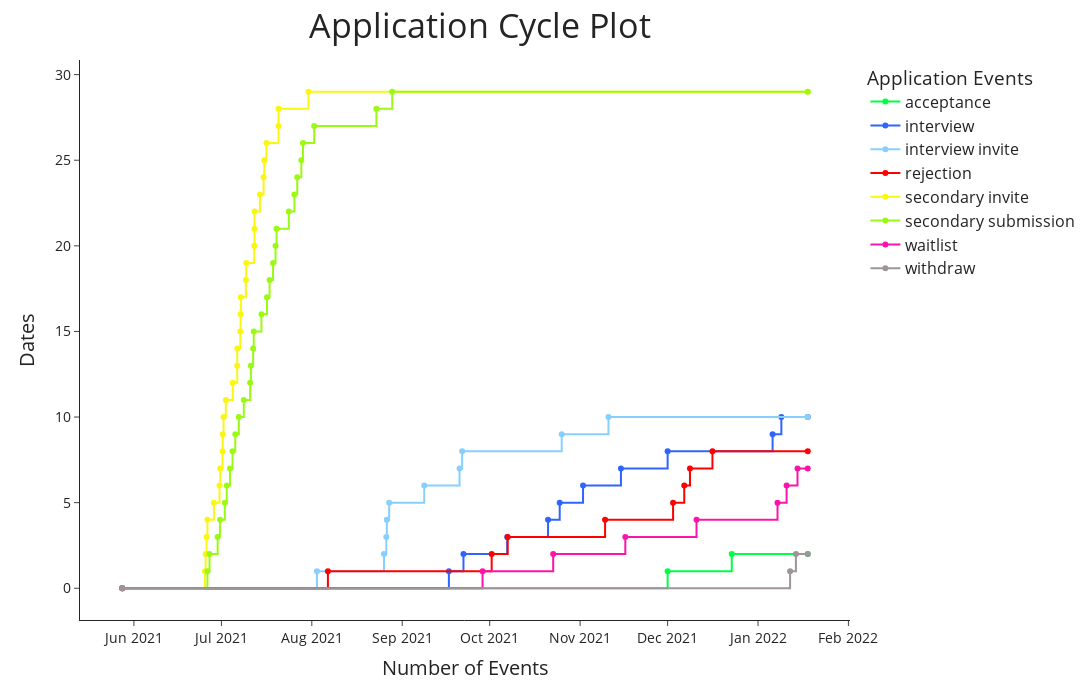

The cell this chart's notebook holds for it:
### Code cell
# Plotting the figure
fig = px.line(dan_sort2, x="Dates", y="tracker", color="Actions", 
              hover_data=["schools", "Actions", "Dates"], markers=True, line_shape="hv", color_discrete_map=color_map,
              template=response_answer, width=1200, height=700)
# Updating the figure with title + axes + legend labels, font sizes for the title + x, y ticks + legend size, and x, y axes labels.  Then centering the title.
fig.update_layout(title="Application Cycle Plot",
                 xaxis_title="Number of Events",
                 yaxis_title="Dates",
                 legend_title="Application Events",
                 font=dict(size=24))
fig.update_layout(yaxis=dict(tickfont=dict(size=14)), xaxis=dict(tickfont=dict(size=14)))
fig.update_layout(legend=dict(font=dict(size=16)))
fig.update_xaxes(title_font=dict(size=20))
fig.update_yaxes(title_font=dict(size=20))
fig.update_layout(title={'text': "Application Cycle Plot", 'y':0.98, 'x':0.44, 'xanchor': 'center', 'yanchor': 'top'})
fig.show()

### Figure 1 — Plotly figure (JSON) as saved in the notebook; plotly's stock layout.template omitted (floating-point values rounded to 4 significant figures)
{"data": [{"customdata": [["Start", "acceptance"], ["University of Iowa", "acceptance"], ["Baylor", "acceptance"], ["End", "acceptance"], ["Harvard", "acceptance"], ["University of Washington", "acceptance"], ["Duke", "acceptance"], ["UC San Diego", "acceptance"], ["Stanford", "acceptance"], ["UCSF", "acceptance"], ["University of Michigan", "acceptance"], ["Vanderbilt", "acceptance"], ["University of North Carolina", "acceptance"], ["UCLA", "acceptance"], ["University of Pennsylvania", "acceptance"], ["Weill Cornell Tri-I", "acceptance"], ["Northwestern", "acceptance"], ["New York University", "acceptance"], ["Columbia", "acceptance"], ["Johns Hopkins University", "acceptance"], ["Washington University in St. Louis", "acceptance"], ["Yale", "acceptance"], ["Case Western Reserve University", "acceptance"], ["Oregon Health and Science University", "acceptance"], ["UC Irvine", "acceptance"], ["University of Utah", "acceptance"], ["UT Southwestern", "acceptance"], ["University of Wisconsin", "acceptance"], ["Stony Brook", "acceptance"], ["University of Pittsburgh", "acceptance"], ["University of Colorado", "acceptance"]], "hovertemplate": "Actions=%{customdata[1]}<br>Dates=%{x}<br>tracker=%{y}<br>schools=%{customdata[0]}<extra></extra>", "legendgroup": "acceptance", "line": {"color": "#00ff44", "dash": "solid", "shape": "hv"}, "marker": {"symbol": "circle"}, "mode": "lines+markers", "name": "acceptance", "orientation": "v", "showlegend": true, "type": "scatter", "x": ["2021-05-28T00:00:00", "2021-12-01T00:00:00", "2021-12-23T00:00:00", "2022-01-18T01:16:17", null, null, null, null, null, null, null, null, null, null, null, null, null, null, null, null, null, null, null, null, null, null, null, null, null, null, null], "xaxis": "x", "y": [0, 1, 2, 2, 2, 2, 2, 2, 2, 2, 2, 2, 2, 2, 2, 2, 2, 2, 2, 2, 2, 2, 2, 2, 2, 2, 2, 2, 2, 2, 2], "yaxis": "y"}, {"customdata": [["Start", "interview"], ["UT Southwestern", "interview"], ["Northwestern", "interview"], ["Vanderbilt", "interview"], ["Baylor", "interview"], ["Oregon Health and Science University", "interview"], ["University of Iowa", "interview"], ["UC Irvine", "interview"], ["Case Western Reserve University", "interview"], ["University of Washington", "interview"], ["University of North Carolina", "interview"], ["End", "interview"], ["Harvard", "interview"], ["Duke", "interview"], ["UC San Diego", "interview"], ["Stanford", "interview"], ["UCSF", "interview"], ["University of Michigan", "interview"], ["UCLA", "interview"], ["University of Pennsylvania", "interview"], ["Weill Cornell Tri-I", "interview"], ["New York University", "interview"], ["Columbia", "interview"], ["Johns Hopkins University", "interview"], ["Washington University in St. Louis", "interview"], ["Yale", "interview"], ["University of Utah", "interview"], ["University of Wisconsin", "interview"], ["Stony Brook", "interview"], ["University of Pittsburgh", "interview"], ["University of Colorado", "interview"]], "hovertemplate": "Actions=%{customdata[1]}<br>Dates=%{x}<br>tracker=%{y}<br>schools=%{customdata[0]}<extra></extra>", "legendgroup": "interview", "line": {"color": "#3064ff", "dash": "solid", "shape": "hv"}, "marker": {"symbol": "circle"}, "mode": "lines+markers", "name": "interview", "orientation": "v", "showlegend": true, "type": "scatter", "x": ["2021-05-28T00:00:00", "2021-09-17T00:00:00", "2021-09-22T00:00:00", "2021-10-07T00:00:00", "2021-10-21T00:00:00", "2021-10-25T00:00:00", "2021-11-02T00:00:00", "2021-11-15T00:00:00", "2021-12-01T00:00:00", "2022-01-06T00:00:00", "2022-01-09T00:00:00", "2022-01-18T01:16:17", null, null, null, null, null, null, null, null, null, null, null, null, null, null, null, null, null, null, null], "xaxis": "x", "y": [0, 1, 2, 3, 4, 5, 6, 7, 8, 9, 10, 10, 10, 10, 10, 10, 10, 10, 10, 10, 10, 10, 10, 10, 10, 10, 10, 10, 10, 10, 10], "yaxis": "y"}, {"customdata": [["Start", "interview invite"], ["University of Washington", "interview invite"], ["Northwestern", "interview invite"], ["Case Western Reserve University", "interview invite"], ["UT Southwestern", "interview invite"], ["Vanderbilt", "interview invite"], ["University of Iowa", "interview invite"], ["Oregon Health and Science University", "interview invite"], ["Baylor", "interview invite"], ["UC Irvine", "interview invite"], ["University of North Carolina", "interview invite"], ["End", "interview invite"], ["Harvard", "interview invite"], ["Duke", "interview invite"], ["UC San Diego", "interview invite"], ["Stanford", "interview invite"], ["UCSF", "interview invite"], ["University of Michigan", "interview invite"], ["UCLA", "interview invite"], ["University of Pennsylvania", "interview invite"], ["Weill Cornell Tri-I", "interview invite"], ["New York University", "interview invite"], ["Columbia", "interview invite"], ["Johns Hopkins University", "interview invite"], ["Washington University in St. Louis", "interview invite"], ["Yale", "interview invite"], ["University of Utah", "interview invite"], ["University of Wisconsin", "interview invite"], ["Stony Brook", "interview invite"], ["University of Pittsburgh", "interview invite"], ["University of Colorado", "interview invite"]], "hovertemplate": "Actions=%{customdata[1]}<br>Dates=%{x}<br>tracker=%{y}<br>schools=%{customdata[0]}<extra></extra>", "legendgroup": "interview invite", "line": {"color": "#87cfff", "dash": "solid", "shape": "hv"}, "marker": {"symbol": "circle"}, "mode": "lines+markers", "name": "interview invite", "orientation": "v", "showlegend": true, "type": "scatter", "x": ["2021-05-28T00:00:00", "2021-08-02T18:02:00", "2021-08-25T18:01:00", "2021-08-26T13:03:00", "2021-08-26T17:14:00", "2021-08-27T12:34:00", "2021-09-08T13:10:00", "2021-09-20T15:44:00", "2021-09-21T13:36:00", "2021-10-25T16:29:00", "2021-11-10T17:18:00", "2022-01-18T01:16:17", null, null, null, null, null, null, null, null, null, null, null, null, null, null, null, null, null, null, null], "xaxis": "x", "y": [0, 1, 2, 3, 4, 5, 6, 7, 8, 9, 10, 10, 10, 10, 10, 10, 10, 10, 10, 10, 10, 10, 10, 10, 10, 10, 10, 10, 10, 10, 10], "yaxis": "y"}, {"customdata": [["Start", "rejection"], ["Weill Cornell Tri-I", "rejection"], ["University of Pittsburgh", "rejection"], ["Stanford", "rejection"], ["Johns Hopkins University", "rejection"], ["UCSF", "rejection"], ["Washington University in St. Louis", "rejection"], ["New York University", "rejection"], ["Yale", "rejection"], ["End", "rejection"], ["Harvard", "rejection"], ["University of Washington", "rejection"], ["Duke", "rejection"], ["UC San Diego", "rejection"], ["University of Michigan", "rejection"], ["Vanderbilt", "rejection"], ["Baylor", "rejection"], ["University of North Carolina", "rejection"], ["UCLA", "rejection"], ["University of Pennsylvania", "rejection"], ["Northwestern", "rejection"], ["Columbia", "rejection"], ["Case Western Reserve University", "rejection"], ["Oregon Health and Science University", "rejection"], ["UC Irvine", "rejection"], ["University of Utah", "rejection"], ["UT Southwestern", "rejection"], ["University of Wisconsin", "rejection"], ["Stony Brook", "rejection"], ["University of Iowa", "rejection"], ["University of Colorado", "rejection"]], "hovertemplate": "Actions=%{customdata[1]}<br>Dates=%{x}<br>tracker=%{y}<br>schools=%{customdata[0]}<extra></extra>", "legendgroup": "rejection", "line": {"color": "#ff0000", "dash": "solid", "shape": "hv"}, "marker": {"symbol": "circle"}, "mode": "lines+markers", "name": "rejection", "orientation": "v", "showlegend": true, "type": "scatter", "x": ["2021-05-28T00:00:00", "2021-08-06T12:26:00", "2021-10-01T16:06:00", "2021-10-07T04:00:00", "2021-11-09T13:27:00", "2021-12-02T21:01:00", "2021-12-06T16:57:00", "2021-12-08T16:03:00", "2021-12-16T08:57:00", "2022-01-18T01:16:17", null, null, null, null, null, null, null, null, null, null, null, null, null, null, null, null, null, null, null, null, null], "xaxis": "x", "y": [0, 1, 2, 3, 4, 5, 6, 7, 8, 8, 8, 8, 8, 8, 8, 8, 8, 8, 8, 8, 8, 8, 8, 8, 8, 8, 8, 8, 8, 8, 8], "yaxis": "y"}, {"customdata": [["Start", "secondary invite"], ["University of Michigan", "secondary invite"], ["New York University", "secondary invite"], ["University of Pennsylvania", "secondary invite"], ["UT Southwestern", "secondary invite"], ["Johns Hopkins University", "secondary invite"], ["Stony Brook", "secondary invite"], ["UC San Diego", "secondary invite"], ["University of Pittsburgh", "secondary invite"], ["Baylor", "secondary invite"], ["Washington University in St. Louis", "secondary invite"], ["Stanford", "secondary invite"], ["Columbia", "secondary invite"], ["University of Iowa", "secondary invite"], ["Harvard", "secondary invite"], ["Weill Cornell Tri-I", "secondary invite"], ["Vanderbilt", "secondary invite"], ["Oregon Health and Science University", "secondary invite"], ["Case Western Reserve University", "secondary invite"], ["University of North Carolina", "secondary invite"], ["UCLA", "secondary invite"], ["University of Washington", "secondary invite"], ["Yale", "secondary invite"], ["UC Irvine", "secondary invite"], ["Duke", "secondary invite"], ["University of Utah", "secondary invite"], ["Northwestern", "secondary invite"], ["University of Wisconsin", "secondary invite"], ["University of Colorado", "secondary invite"], ["UCSF", "secondary invite"], ["End", "secondary invite"]], "hovertemplate": "Actions=%{customdata[1]}<br>Dates=%{x}<br>tracker=%{y}<br>schools=%{customdata[0]}<extra></extra>", "legendgroup": "secondary invite", "line": {"color": "#faf614", "dash": "solid", "shape": "hv"}, "marker": {"symbol": "circle"}, "mode": "lines+markers", "name": "secondary invite", "orientation": "v", "showlegend": true, "type": "scatter", "x": ["2021-05-28T00:00:00", "2021-06-25T08:52:00", "2021-06-25T14:24:00", "2021-06-25T22:01:00", "2021-06-26T05:01:00", "2021-06-28T10:10:00", "2021-06-30T08:34:00", "2021-06-30T14:58:00", "2021-07-01T10:03:00", "2021-07-01T11:10:00", "2021-07-01T17:42:00", "2021-07-02T12:10:00", "2021-07-04T21:18:00", "2021-07-06T10:14:00", "2021-07-06T10:25:00", "2021-07-07T11:46:00", "2021-07-07T14:07:00", "2021-07-07T15:48:00", "2021-07-09T09:15:00", "2021-07-09T12:53:00", "2021-07-12T06:00:00", "2021-07-12T08:33:00", "2021-07-12T08:54:00", "2021-07-14T05:00:00", "2021-07-15T11:08:00", "2021-07-15T17:08:00", "2021-07-16T10:44:00", "2021-07-20T14:21:00", "2021-07-20T14:39:00", "2021-07-30T20:19:00", "2022-01-18T01:16:17"], "xaxis": "x", "y": [0, 1, 2, 3, 4, 5, 6, 7, 8, 9, 10, 11, 12, 13, 14, 15, 16, 17, 18, 19, 20, 21, 22, 23, 24, 25, 26, 27, 28, 29, 29], "yaxis": "y"}, {"customdata": [["Start", "secondary submission"], ["University of Michigan", "secondary submission"], ["UT Southwestern", "secondary submission"], ["New York University", "secondary submission"], ["University of Pennsylvania", "secondary submission"], ["Johns Hopkins University", "secondary submission"], ["Stony Brook", "secondary submission"], ["Baylor", "secondary submission"], ["Washington University in St. Louis", "secondary submission"], ["University of Pittsburgh", "secondary submission"], ["UC San Diego", "secondary submission"], ["Stanford", "secondary submission"], ["Columbia", "secondary submission"], ["University of Iowa", "secondary submission"], ["Harvard", "secondary submission"], ["Weill Cornell Tri-I", "secondary submission"], ["Vanderbilt", "secondary submission"], ["Case Western Reserve University", "secondary submission"], ["University of North Carolina", "secondary submission"], ["Oregon Health and Science University", "secondary submission"], ["University of Washington", "secondary submission"], ["Northwestern", "secondary submission"], ["Duke", "secondary submission"], ["Yale", "secondary submission"], ["UCLA", "secondary submission"], ["UC Irvine", "secondary submission"], ["University of Utah", "secondary submission"], ["University of Colorado", "secondary submission"], ["University of Wisconsin", "secondary submission"], ["UCSF", "secondary submission"], ["End", "secondary submission"]], "hovertemplate": "Actions=%{customdata[1]}<br>Dates=%{x}<br>tracker=%{y}<br>schools=%{customdata[0]}<extra></extra>", "legendgroup": "secondary submission", "line": {"color": "#9afa14", "dash": "solid", "shape": "hv"}, "marker": {"symbol": "circle"}, "mode": "lines+markers", "name": "secondary submission", "orientation": "v", "showlegend": true, "type": "scatter", "x": ["2021-05-28T00:00:00", "2021-06-26T05:10:00", "2021-06-26T22:13:00", "2021-06-29T17:11:00", "2021-06-30T12:12:00", "2021-07-02T03:54:00", "2021-07-02T20:07:00", "2021-07-03T22:30:00", "2021-07-04T19:27:00", "2021-07-05T18:31:00", "2021-07-06T23:33:00", "2021-07-08T16:15:00", "2021-07-10T20:20:00", "2021-07-11T02:30:00", "2021-07-11T21:15:00", "2021-07-12T01:55:00", "2021-07-14T17:29:00", "2021-07-16T14:55:00", "2021-07-17T12:28:00", "2021-07-18T17:11:00", "2021-07-19T13:27:00", "2021-07-19T21:57:00", "2021-07-24T02:37:00", "2021-07-26T00:44:00", "2021-07-26T23:53:00", "2021-07-28T09:40:00", "2021-07-28T23:20:00", "2021-08-01T19:26:00", "2021-08-23T03:17:00", "2021-08-28T13:38:00", "2022-01-18T01:16:17"], "xaxis": "x", "y": [0, 1, 2, 3, 4, 5, 6, 7, 8, 9, 10, 11, 12, 13, 14, 15, 16, 17, 18, 19, 20, 21, 22, 23, 24, 25, 26, 27, 28, 29, 29], "yaxis": "y"}, {"customdata": [["Start", "waitlist"], ["University of Colorado", "waitlist"], ["Northwestern", "waitlist"], ["Oregon Health and Science University", "waitlist"], ["UC Irvine", "waitlist"], ["Vanderbilt", "waitlist"], ["University of Washington", "waitlist"], ["Case Western Reserve University", "waitlist"], ["End", "waitlist"], ["Harvard", "waitlist"], ["Duke", "waitlist"], ["UC San Diego", "waitlist"], ["Stanford", "waitlist"], ["UCSF", "waitlist"], ["University of Michigan", "waitlist"], ["Baylor", "waitlist"], ["University of North Carolina", "waitlist"], ["UCLA", "waitlist"], ["University of Pennsylvania", "waitlist"], ["Weill Cornell Tri-I", "waitlist"], ["New York University", "waitlist"], ["Columbia", "waitlist"], ["Johns Hopkins University", "waitlist"], ["Washington University in St. Louis", "waitlist"], ["Yale", "waitlist"], ["University of Utah", "waitlist"], ["UT Southwestern", "waitlist"], ["University of Wisconsin", "waitlist"], ["Stony Brook", "waitlist"], ["University of Pittsburgh", "waitlist"], ["University of Iowa", "waitlist"]], "hovertemplate": "Actions=%{customdata[1]}<br>Dates=%{x}<br>tracker=%{y}<br>schools=%{customdata[0]}<extra></extra>", "legendgroup": "waitlist", "line": {"color": "#fa14aa", "dash": "solid", "shape": "hv"}, "marker": {"symbol": "circle"}, "mode": "lines+markers", "name": "waitlist", "orientation": "v", "showlegend": true, "type": "scatter", "x": ["2021-05-28T00:00:00", "2021-09-28T13:01:00", "2021-10-22T18:23:00", "2021-11-16T12:00:00", "2021-12-10T21:49:00", "2022-01-07T16:28:00", "2022-01-10T19:08:00", "2022-01-14T12:54:00", "2022-01-18T01:16:17", null, null, null, null, null, null, null, null, null, null, null, null, null, null, null, null, null, null, null, null, null, null], "xaxis": "x", "y": [0, 1, 2, 3, 4, 5, 6, 7, 7, 7, 7, 7, 7, 7, 7, 7, 7, 7, 7, 7, 7, 7, 7, 7, 7, 7, 7, 7, 7, 7, 7], "yaxis": "y"}, {"customdata": [["Start", "withdraw"], ["Stony Brook", "withdraw"], ["University of Colorado", "withdraw"], ["End", "withdraw"], ["Harvard", "withdraw"], ["University of Washington", "withdraw"], ["Duke", "withdraw"], ["UC San Diego", "withdraw"], ["Stanford", "withdraw"], ["UCSF", "withdraw"], ["University of Michigan", "withdraw"], ["Vanderbilt", "withdraw"], ["Baylor", "withdraw"], ["University of North Carolina", "withdraw"], ["UCLA", "withdraw"], ["University of Pennsylvania", "withdraw"], ["Weill Cornell Tri-I", "withdraw"], ["Northwestern", "withdraw"], ["New York University", "withdraw"], ["Columbia", "withdraw"], ["Johns Hopkins University", "withdraw"], ["Washington University in St. Louis", "withdraw"], ["Yale", "withdraw"], ["Case Western Reserve University", "withdraw"], ["Oregon Health and Science University", "withdraw"], ["UC Irvine", "withdraw"], ["University of Utah", "withdraw"], ["UT Southwestern", "withdraw"], ["University of Wisconsin", "withdraw"], ["University of Pittsburgh", "withdraw"], ["University of Iowa", "withdraw"]], "hovertemplate": "Actions=%{customdata[1]}<br>Dates=%{x}<br>tracker=%{y}<br>schools=%{customdata[0]}<extra></extra>", "legendgroup": "withdraw", "line": {"color": "#9e959b", "dash": "solid", "shape": "hv"}, "marker": {"symbol": "circle"}, "mode": "lines+markers", "name": "withdraw", "orientation": "v", "showlegend": true, "type": "scatter", "x": ["2021-05-28T00:00:00", "2022-01-12T00:00:00", "2022-01-14T00:00:00", "2022-01-18T01:16:17", null, null, null, null, null, null, null, null, null, null, null, null, null, null, null, null, null, null, null, null, null, null, null, null, null, null, null], "xaxis": "x", "y": [0, 1, 2, 2, 2, 2, 2, 2, 2, 2, 2, 2, 2, 2, 2, 2, 2, 2, 2, 2, 2, 2, 2, 2, 2, 2, 2, 2, 2, 2, 2], "yaxis": "y"}], "layout": {"font": {"size": 24}, "height": 700, "legend": {"font": {"size": 16}, "title": {"text": "Application Events"}, "tracegroupgap": 0}, "margin": {"t": 60}, "title": {"text": "Application Cycle Plot", "x": 0.44, "xanchor": "center", "y": 0.98, "yanchor": "top"}, "width": 1200, "xaxis": {"anchor": "y", "autorange": true, "domain": [0, 1], "range": ["2021-05-13 16:15:03.4413", "2022-02-01 09:01:13.5587"], "tickfont": {"size": 14}, "title": {"font": {"size": 20}, "text": "Number of Events"}, "type": "date"}, "yaxis": {"anchor": "x", "autorange": true, "domain": [0, 1], "range": [-1.854, 30.85], "tickfont": {"size": 14}, "title": {"font": {"size": 20}, "text": "Dates"}, "type": "linear"}}}
